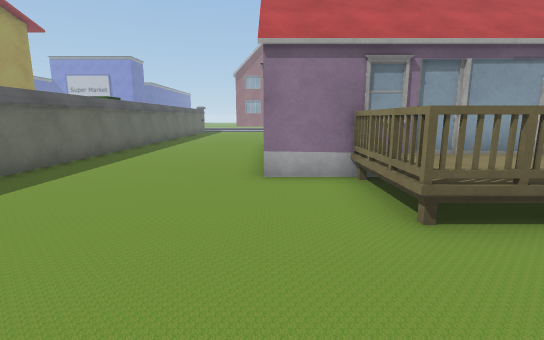
view 1 (above)

24 first-person views from a walk through a scene from a Unity 3-D project. The camera is 1.2 m above the floor, tilts 10° down and sees 85° across. The floor is counted in squares, 1 m on a side. Each view is taken from the middle of a square. On the plan, view 1 faces up. The plan holds only what a view shows up to about 13 squares ahead; the rest is blank. The place goes on beyond the plan. The player character is not drawn. Some animated figures are left out. Some surface patterns are stand-ins.

view 2
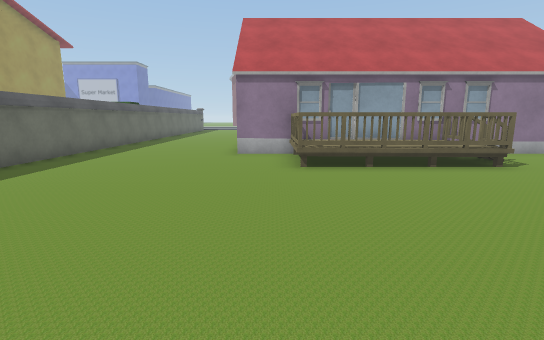

view 3
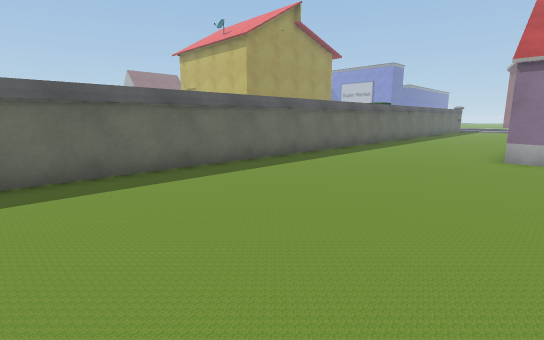

view 4
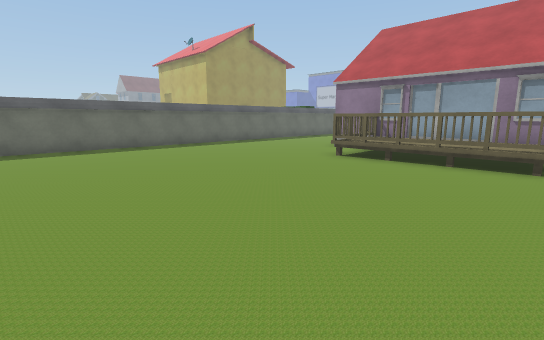

view 5
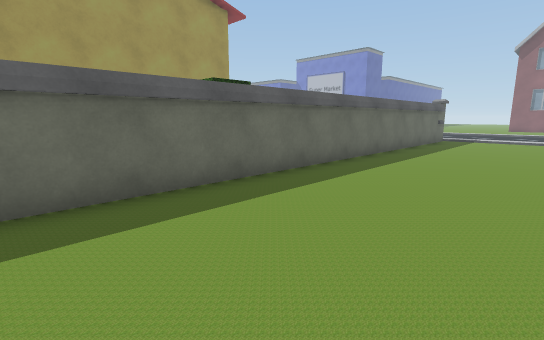

view 6
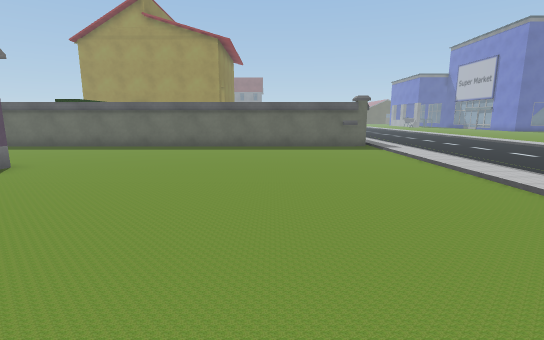

view 7
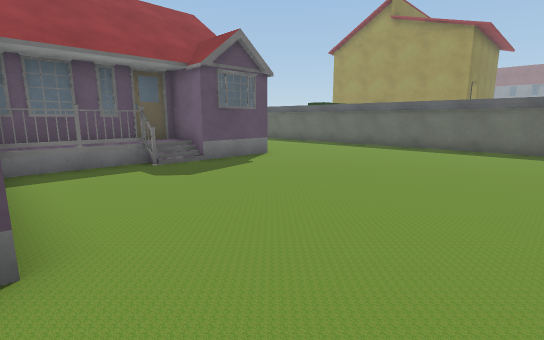

view 8
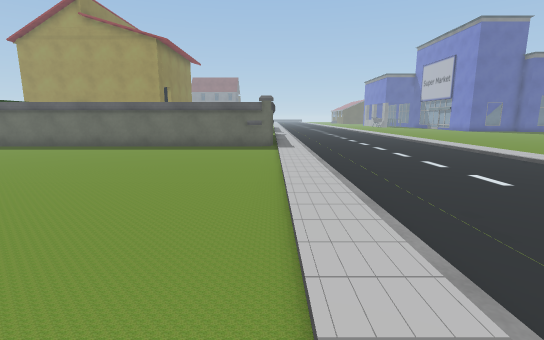

view 9
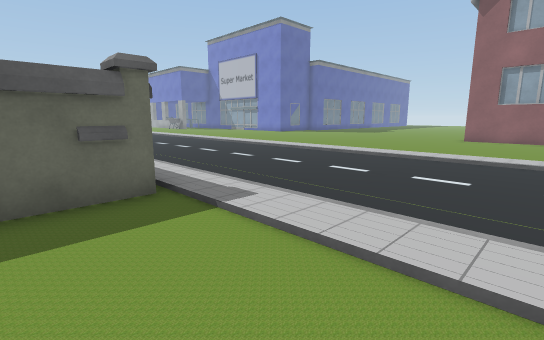

view 10
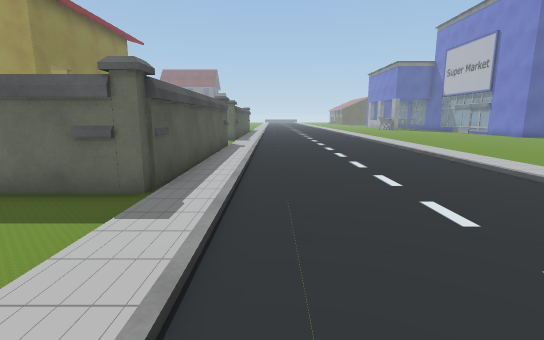

view 11
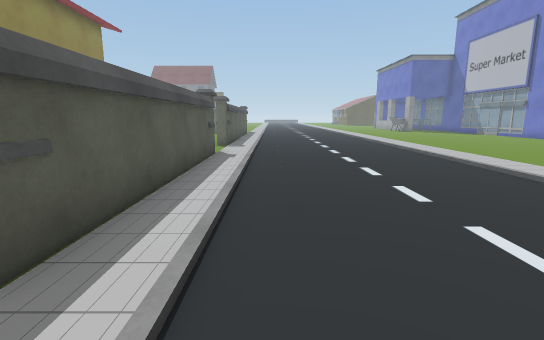

view 12
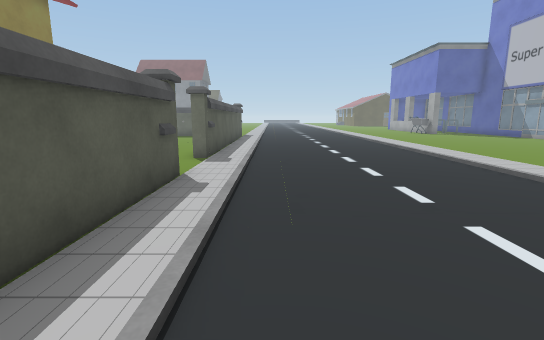

view 13
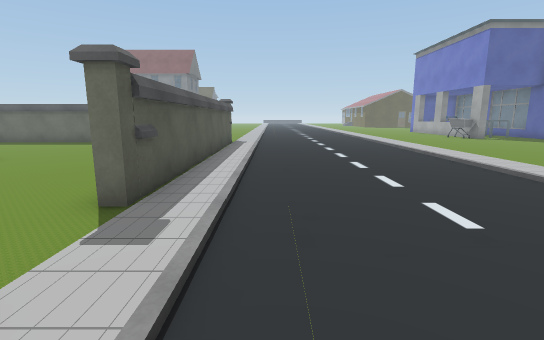

view 14
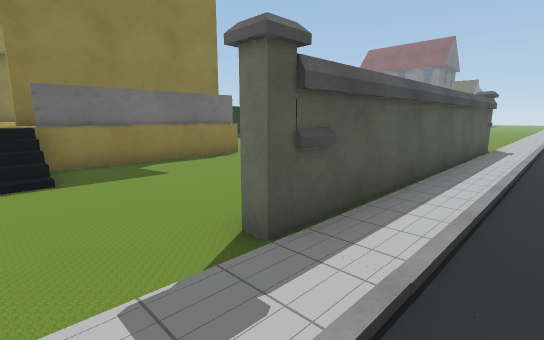

view 15
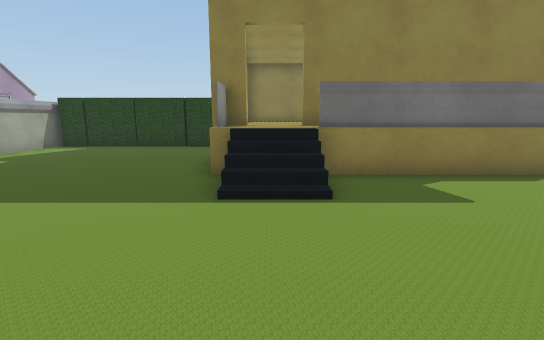

view 16
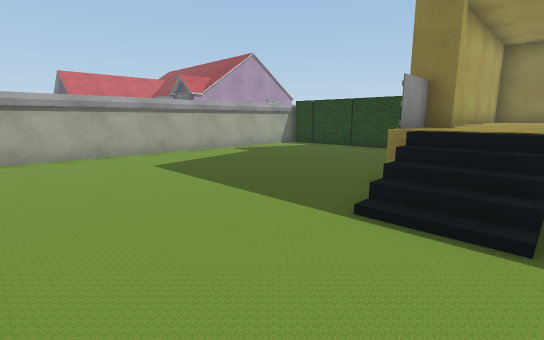

view 17
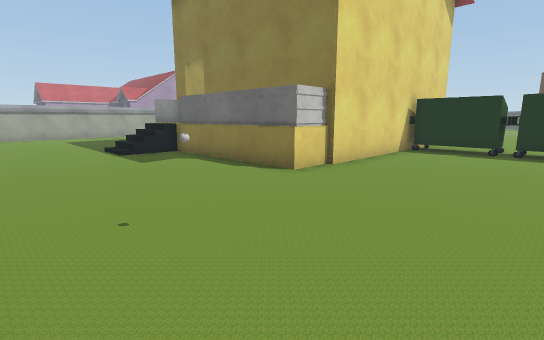

view 18
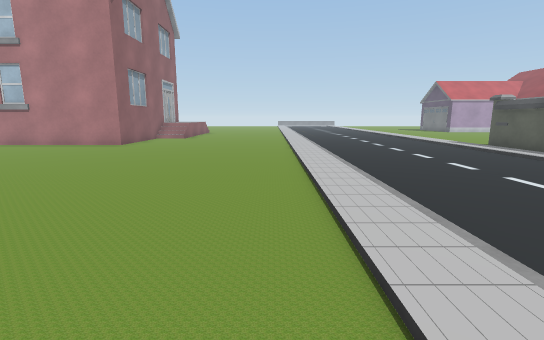

view 19
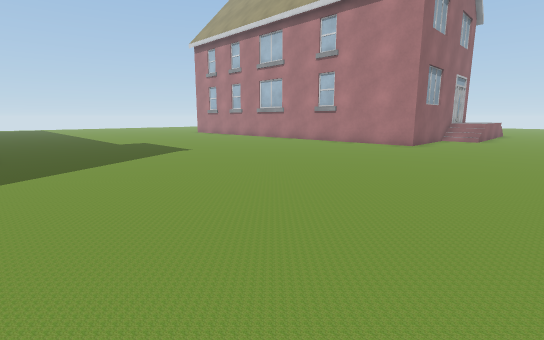

view 20
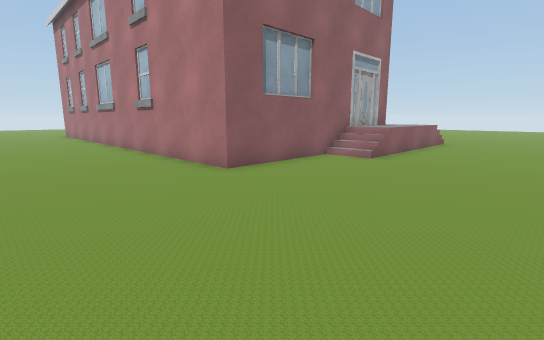

view 21
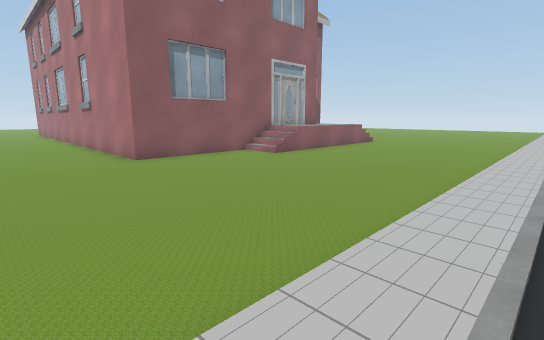

view 22
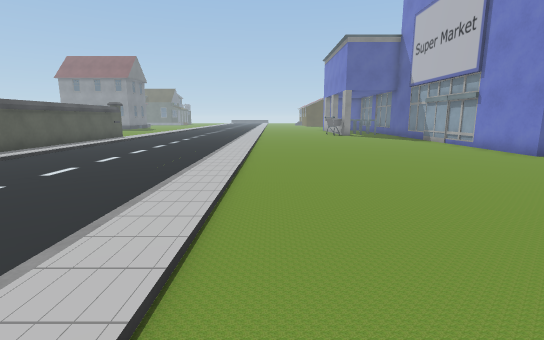

view 23
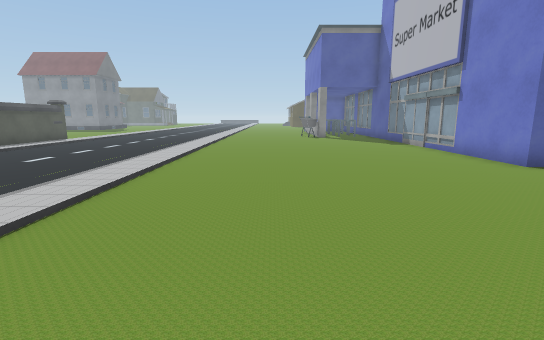

view 24
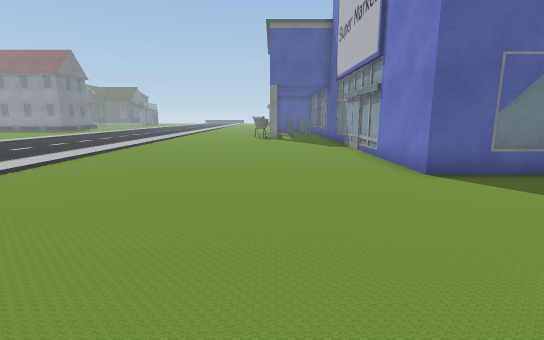

### Floor plan
Key: @ floor where view 1 was taken; # wall or solid block; . main floor; : floor 0.5 m higher than the main floor; / step, stairs or slope; = window, fence, low wall or low ledge; v drop or lower ground; H hedge; U house; O other object.
Columns run from 26 left of view 1 to 7 right of it. Each row starts with its distance up from view 1.
 45        #.............O
 44        #.............#
 43       ##.............#
 42 #######..............#
 41 .....................#########
 40 ..........................
 39 ........................../vvvvv
 38 .................................
 37 ..................................
 36 ..................................
 35 ..................................
 34 ..................................
 33 ..................................
 32 .............................
 31 ............................
 30 .............................
 29 ..............................
 28 ...............................
 27 .................................
 26 .................................
 25 ##########..#########.............
 24 . ..................#............
 23  ..=................#............
 22 ....................#.............
 21 ....................#.............
 20 ..........U /.......#.............
 19 .....UUUUUU /.......#............#
 18 .....O      O.......#............
 17 ....U##UUUU U.......#............
 16 ....U       U.......#............
 15 ....U       U.......#......O.....
 14 ....U       U.......#.....  # OOO#
 13 ....U       U.......#.....  ######
 12  ####       UHHHHHHH#.....
 11   # U       U       #.....
 10   ..U       U       #.....
  9     U       U       #.....
  8            UU       #.....
  7                     #.....
  6                     #.....########
  5                     #.......O::::O
  4                     #.......O::::O
  3                     #.......OOOOOO
  2                     #.............
  1                     #.............
  0                     #.....@.......
 -1                     #.............
 -2                     #.............
 -3                     #.............
 -4                     #............
 -5                       .......... .

Where each view was taken, in squares from view 1:
view 1: 0 up, 0 right, facing up
view 2: 4 down, 1 right, facing up
view 3: 4 down, 1 right, facing up-left
view 4: 5 down, 7 right, facing up-left
view 5: 8 up, 1 left, facing up-left
view 6: 21 up, 7 right, facing left
view 7: 22 up, 7 right, facing down-left
view 8: 25 up, 7 right, facing left
view 9: 23 up, 1 left, facing up-left
view 10: 27 up, 1 left, facing left
view 11: 27 up, 4 left, facing left
view 12: 27 up, 8 left, facing left
view 13: 27 up, 13 left, facing left
view 14: 27 up, 15 left, facing down-left
view 15: 25 up, 15 left, facing down
view 16: 24 up, 16 left, facing down-right
view 17: 24 up, 26 left, facing down-right
view 18: 34 up, 18 left, facing right
view 19: 36 up, 18 left, facing up-right
view 20: 35 up, 9 left, facing up-right
view 21: 32 up, 8 left, facing up-right
view 22: 34 up, 10 left, facing left
view 23: 36 up, 12 left, facing left
view 24: 39 up, 13 left, facing left
